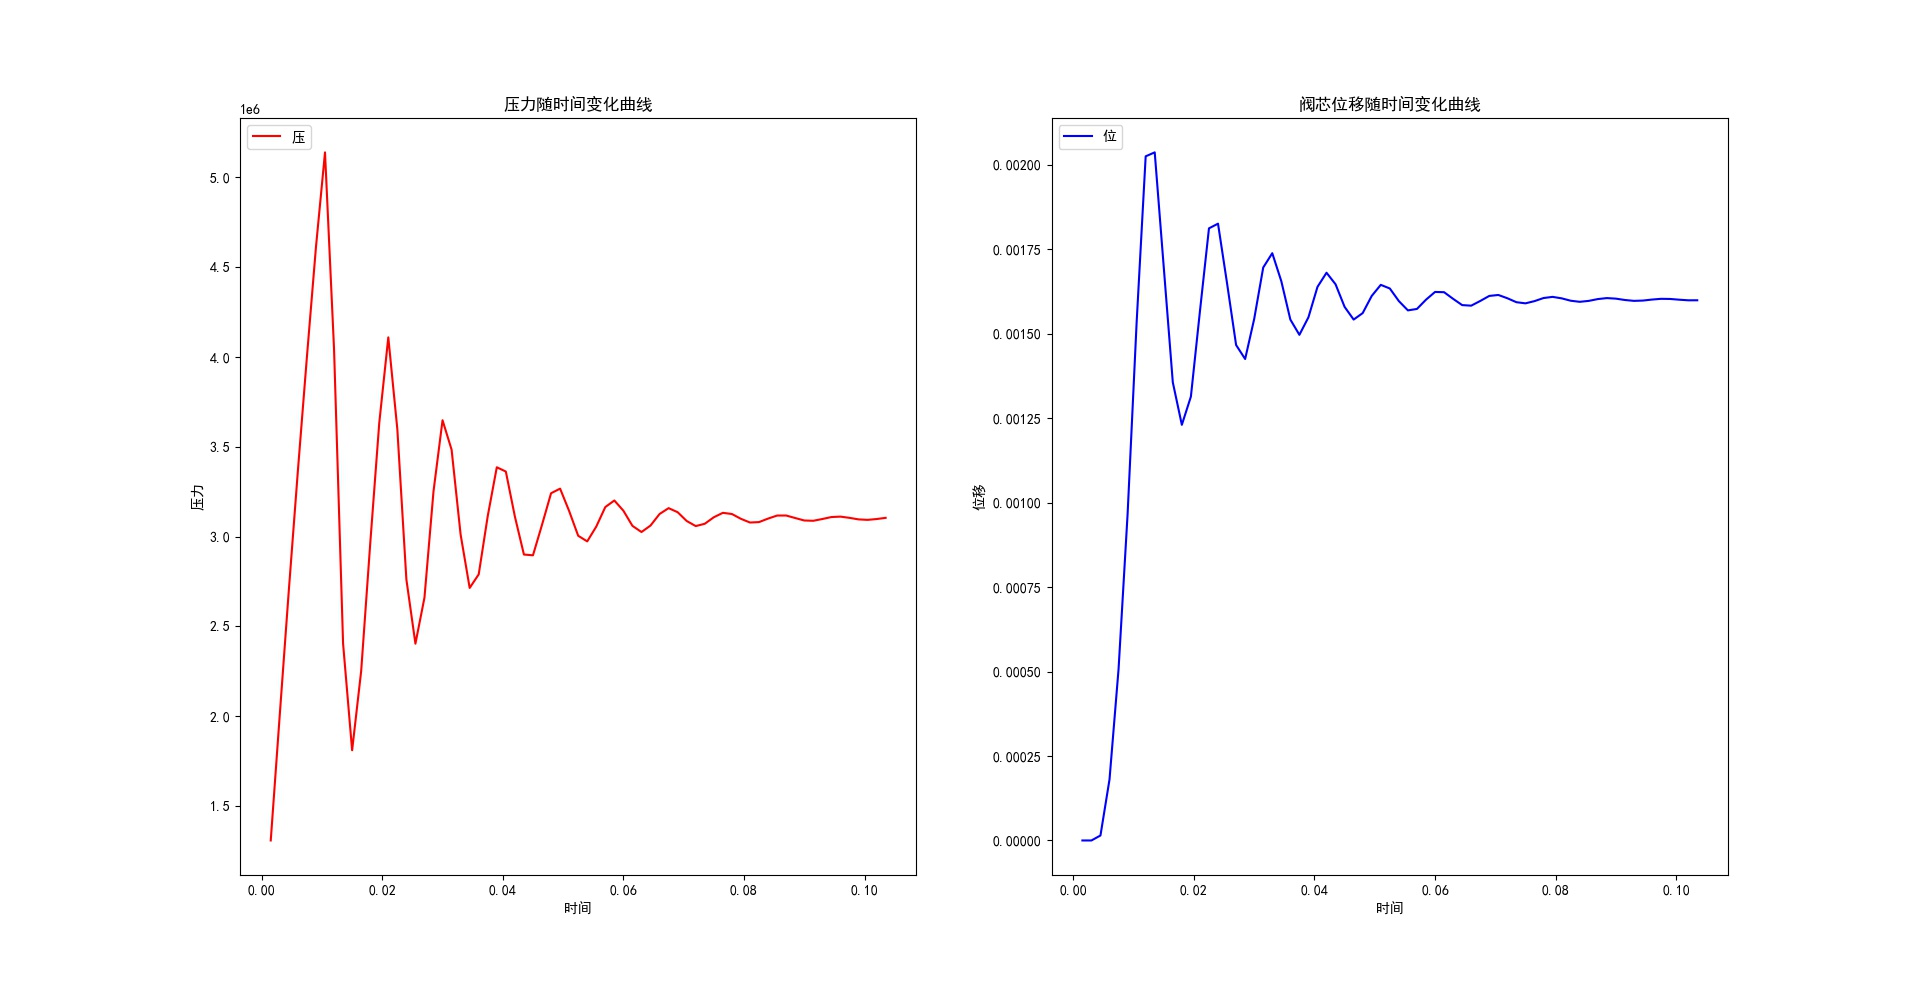

The script that saved this image:
# -*- codeing = utf-8 -*-
# @time : 11:22
# @author:12462
# @name:hydraulic.py
# @project_name:learing
#导入模块
import numpy as np
import matplotlib.pyplot as plt
import cmath
import xlwt
#txt数据文件存储
fp = open('.\data.txt','w',encoding = 'utf-8')
fp.write("直动式溢流阀动态系统仿真！\n")
fp.write('T             P(T)               X(T)    \n')
#excel数据文件存储
workbook = xlwt.Workbook(encoding='utf-8')
worksheet = workbook.add_sheet('data')
def main():
     #变量赋值
     d1 = 0.012     #阀芯直径
     r1 = 0.39e+11  #液阻
     r2 = 0.147e+12 #泄露液阻
     i1 = 0.0614    #转动惯量
     c1 = 0.8e-12   #液容
     c2 = 0.2e-4    #弹簧的柔度
     x1 = 0.0014    #阀芯的搭合量
     p0 = 0.6e+6    #出口压力
     pp = 0.3e+7    #压力差Δp
     q1 = 0.46e-3   #泵输入流量
     h1 = 0.0003    #步长
     t = 0.0        #计数
     n1 = 5         #单步迭代次数
     n2 = 55        #总计算步数
     a1 = 1.0915e-04#阀芯面积
     pt = []
     xt = []
     time = []
     #数组赋值
     a = [[-a1*a1*r1/i1, -1/c2, a1 / c1],
          [1 / i1, 0.0, 0.0],
          [-a1 / i1, 0.0, -1 / (r2*c1)]]#状态方程系数
     a = np.array(a,dtype=np.float64)
     b = [(-1, 0), (0, 0), (0, 1)]
     b = np.array(b,dtype=np.float64)
     y = np.zeros((1,3),dtype=np.float64)
     y[0][0] = 0
     y[0][1] = 0
     y[0][2] = p0*c1
     x2 = (q1-p0/r1) / (0.7*3.14*d1*cmath.sqrt(2.0*pp / 900.0))
     u = (258.4402, 0.46e-3)
     u = np.array(u,dtype=np.float64)
     c = -0.7*3.14*d1*cmath.sqrt(2.0 / 900.0)
     k = np.zeros((3,5),dtype = np.float64)
     for i in range(0,3,1):
          k[i][0]=0
     h = [0.0,h1/2.0,h1/2.0,h1]
     h = np.array(h,np.float64)
     p = np.zeros((3,4),dtype = np.float64)
     z = np.zeros((1,3),dtype = np.float64)
     d = np.zeros((3,4),dtype=np.float64)
     #计算程序
     for e in range(1,70,1):
          for g in range(1,6,1):
               t = t + h1
               for j  in range(1,4,1):
                    for i in range(0,3,1):
                         p[i][j] = h[j-1]*k[i][j-1]
                         z[0][i] = y[0][i]
                         z[0][i] = z[0][i] + p[i][j]
                    if (z[0][1]<0):
                         z[0][1] = 0.0
                    if (y[0][1]==0):
                         if(z[0][0]<0):
                              z[0][0] = 0.0
                    if (z[0][2]<0):
                         z[0][2] = 0.0
                    for i in range(0,3,1):
                         d[i][j] = 0.0
                         for l in range(0,3,1):
                              d[i][j] = d[i][j] + a[i][l] * z[0][l]
                         k[i][j] = d[i][j]
                         for s in range(0,2,1):
                              k[i][j] = k[i][j] + b[i][s] * u[s]
                    if (y[0][1] == 0.0 ):
                         if (k[0][j] < 0.0):
                               k[0][j] = 0.0
                    if (y[0][1] == 0.0):
                         if (k [1][j] < 0.0):
                              k[1][j] = 0.0
                    if (y[0][2] == 0.0 ):
                         if ( k[2][j] < 0.0):
                              k[2][j] = 0.0
                    if (y[0][1] > x1):
                         try:
                              k[2][j] = k[2][j] + c * (z[0][1] - x1) * cmath.sqrt(z[0][2] / c1)
                         except Exception as erro :
                              print('No'+str(e)+'line erro')
                         if (y[0][2] == 0.0 ):
                              if( k[2][j] < 0.0):
                                    k[2][j] = 0.0
               for i in range(0,3,1):
                    y[0][i] = y[0][i] + h1 * (k[i][1] + 2 * k[i][2] + 2 * k[i][3] + k[i][4]) / 6.0
               if (y[0][1] < 0.0):
                    y[0][1] = 0.0
               if (y[0][1] == 0.0):
                    if(y[0][0] < 0.0):
                         y[0][0] = 0.0
               if (y[0][2] < 0.0):
                    y[0][2] = 0.0
          fp.write(str(t)+'      '+str(y[0][2]/c1)+'      '+str(y[0][1])+'\n')
          time.append(t)
          pt.append(y[0][2]/c1)
          xt.append(y[0][1])
          worksheet.write(e-1,0,str(t))
          worksheet.write(e-1, 1, str(y[0][2]/c1))
          worksheet.write(e-1, 2, str(y[0][1]))
     #保存数据文件
     workbook.save('.\数据.xls')
     fp.close()
     #绘图
     time = np.array(time)
     pt = np.array(pt)
     xt = np.array(xt)
     plt.figure(1)
     plt.subplot(121)
     plt.plot(time,pt,color = 'r')
     plt.xlabel('时间')
     plt.ylabel('压力')
     plt.title('压力随时间变化曲线')
     plt.legend("压力", loc='upper left')
     plt.subplot(122)
     plt.plot(time,xt,color = 'b')
     plt.xlabel('时间')
     plt.ylabel('位移')
     plt.title('阀芯位移随时间变化曲线')
     plt.legend("位移", loc='upper left')
     plt.show()

if __name__ == '__main__':
    main()